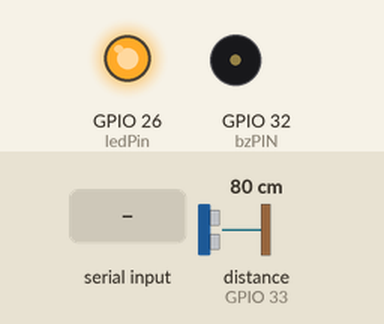
Recording of a sketch running on a simulated ESP32. Parts: output pins drawn as LEDs (lit = HIGH), buzzer (waves = sounding). Inputs (shaded band) come from the test bench; at power-on: distance to the obstacle (sensor on GPIO 33) 80 cm. The echo pulse lasts 58.3 µs per cm; pins used as bus, display or sensor lines are not drawn; what the sketch prints to the serial monitor is not drawn.

Above: at 1.2 s.
1.3 s: "A" received over Serial
At 1.9 s:
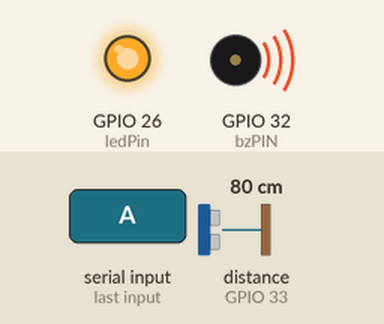
At 4.1 s:
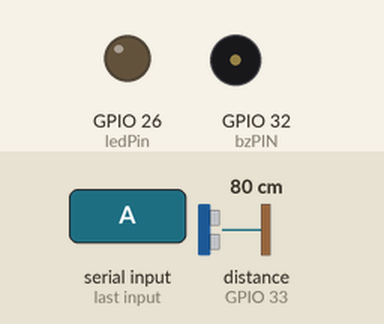
4.3 s: "1" received over Serial
Timing chart, 0 to 7.3 s (numbered marks = the images above; inputs shaded):
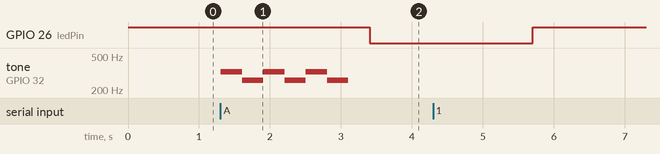

The sketch:

tougoufile_ver1.0.ino
```cpp
#define echoPin 33
#define trigPin 17
#define bzPIN 32
#define ledPin 26
#define BEAT 300
#define on HIGH
#define off LOW

#define DO 261.6
#define MI 329.63
#define octDO 523.251

double Duration = 0;
double Distance = 0;
byte val;

void playmusic() {
    ledcWriteTone(0, MI);
    delay(BEAT);
    ledcWriteTone(0, DO);
    delay(BEAT);
    ledcWriteTone(0, MI);
    delay(BEAT);
    ledcWriteTone(0, DO);
    delay(BEAT);
    ledcWriteTone(0, MI);
    delay(BEAT);
    ledcWriteTone(0, DO);
    delay(BEAT);
    ledcWriteTone(0, 0); // no sound
    delay(BEAT);
}

bool isPlaying = false;

void stopMusic() {
    ledcWriteTone(0, 0); // no sound
    delay(BEAT);
    isPlaying = false;
}

void setup() {
    pinMode(ledPin, OUTPUT);
    pinMode(echoPin, INPUT);
    pinMode(trigPin, OUTPUT);
    ledcSetup(0, 12000, 8);
    ledcAttachPin(bzPIN, 0);
    Serial.begin(115200);
}

void loop() {
    digitalWrite(ledPin, on);
    delay(100);
    if (Serial.available() > 0) {
        val = Serial.read();
        if (val == 'A') {
            Serial.println("ラズパイ検知");
            digitalWrite(trigPin, LOW);
            delayMicroseconds(2);
            digitalWrite(trigPin, HIGH);
            delayMicroseconds(10);
            digitalWrite(trigPin, LOW);
            Duration = pulseIn(echoPin, HIGH);

            if (Duration > 0) {
                Duration = Duration / 2;
                Distance = Duration * 340 * 100 / 1000000;
                Serial.print("Distance:");
                Serial.print(Distance);
                Serial.println("cm");

                if (Distance >= 40 && Distance <= 100) {
                    digitalWrite(ledPin, on);
                    playmusic();
                    digitalWrite(ledPin, off);
                    delay(2000);
                    stopMusic();
                    isPlaying = true;
                } else {
                    digitalWrite(ledPin, on);
                    stopMusic();
                    isPlaying = true;
                }
            }
        } else {
            Serial.println("ラズパイ検知なし");
            digitalWrite(ledPin, on);
            stopMusic();
            isPlaying = true;
        }
    }
}
```

Measured:
- after the input at 1.3 s, GPIO 26 (ledPin): HIGH → LOW after 2.1 s; tone on GPIO 32 (bzPIN): silent → 329 Hz at once, then repeats every 0.60 s: 261 Hz 0.30 s, 329 Hz 0.30 s, until it stays silent from 3.1 s
